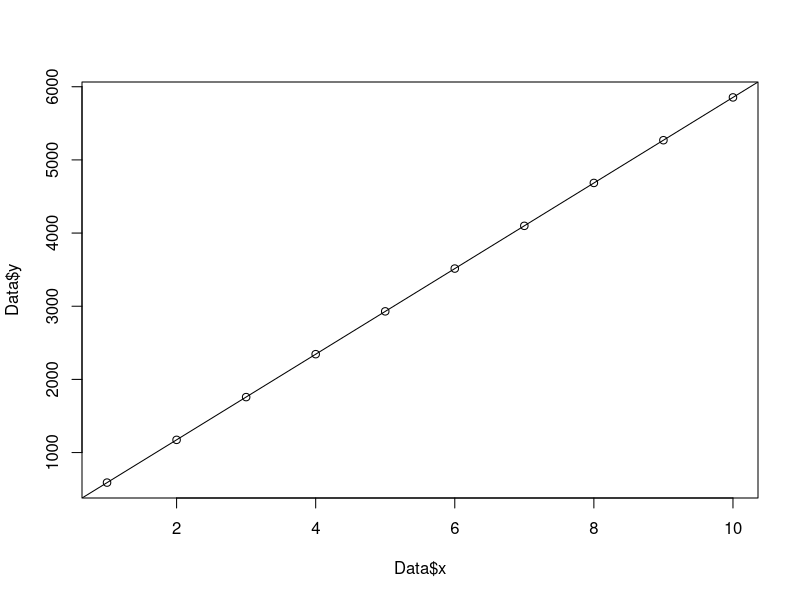

Here is the R script that generated this plot:
## ---- chunk 1
### Q1: A simple linear regression


# Definding a datframe
Data = data.frame(
  x = c(1, 2, 3, 4, 5, 6, 7, 8, 9, 10),
  y = c(589.6, 1173.8, 1758, 2344.8, 2930, 3514.7, 4098.8, 4685, 5269, 5854))

# Printing the defined data frame
Data

## Plot a x/y scatter plot with the data
plot(Data$x, Data$y)

## Regress y onto x
Data.regression <- lm(y ~ x, data=Data)

## Generate a summary of the regression
summary(Data.regression)

## Add the regression line to the scatter plot
abline(Data.regression)
## ---- chunk 2
### Q2: Use a MacLaurin series to estimate π

MacLaurin_series = function(m){
  
  # m is the number of MacLaurin series terms
  MacLaurin = 0
  x = 1
  for (n in 1:m) {
    MacLaurin_series = ((-1)^(n+1))*(1/(2*n-1))*((x)^(2*n-1))
    MacLaurin = MacLaurin + MacLaurin_series 
  }
  return(4*MacLaurin)
}

MacLaurin_series(10000)
